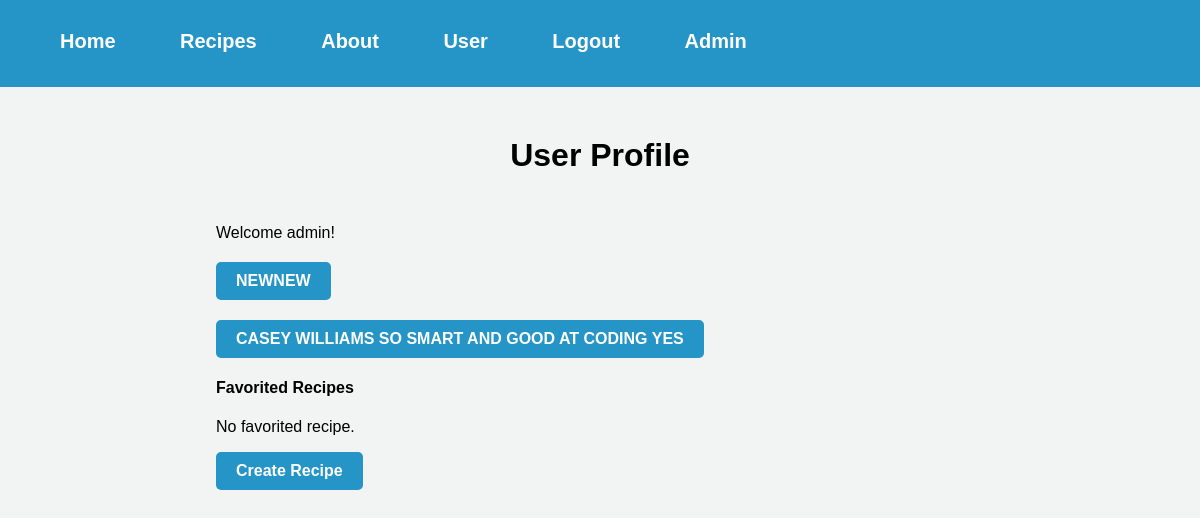
Page /user (signed in) on the earlier database version.
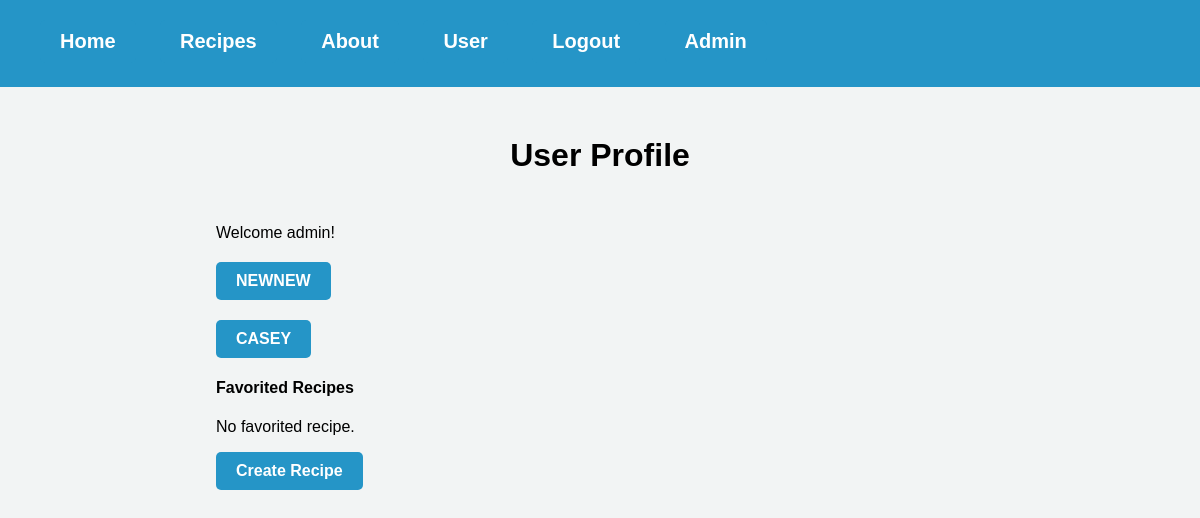
Same page on the later database version.
### website/models.py (models this page shows)
class Recipe(db.Model):
    id = db.Column(db.Integer, primary_key=True)
    user_id = db.Column(db.Integer, db.ForeignKey('user.id'), nullable=False)
    title = db.Column(db.String(128), nullable=False)
    description = db.Column(db.String(512), nullable=False)
    servings = db.Column(db.Integer, nullable=False)
    prep_time = db.Column(db.Integer, nullable=False)
    cook_time = db.Column(db.Integer, nullable=False)
    ingredients = db.relationship('Ingredient', backref='recipe', lazy=True, cascade='all, delete')
    instructions = db.relationship('Instruction', backref='recipe', lazy=True, cascade='all, delete')
    tags = db.relationship('Tags', backref='recipe', lazy=True, cascade='all, delete')
    comments = db.relationship('Comments', backref='recipe', lazy=True, cascade='all, delete-orphan')
    likes = db.Column(db.Integer, default=0)

### website/views.py (the view)
@views.route('/user', methods=['GET', 'POST'])
@login_required
def user():
    user = current_user
    user_recipes = Recipe.query.filter_by(user_id=user.id).all()
    return render_template("user.html", user=user, user_recipes=user_recipes)

### website/__init__.py (called while the page is built)
def create_app():
    app = Flask(__name__)
    app.config['SECRET_KEY'] = 'hjshjhdjah kjshkjdhjs'
    app.config['SQLALCHEMY_DATABASE_URI'] = f'sqlite:///{DB_NAME}'
    db.init_app(app)
    from .views import views
    from .auth import auth
    app.register_blueprint(views, url_prefix='/')
    app.register_blueprint(auth, url_prefix='/')
    from .models import User
    with app.app_context():
        db.create_all()
    login_manager = LoginManager()
    login_manager.login_view = 'auth.login'
    login_manager.init_app(app)
    @login_manager.user_loader
    def load_user(id):
        return User.query.get(int(id))
    return app

### website/templates/user.html (shortened to what this page needs)
{% extends "base.html" %}
{% block content%}
<link rel="stylesheet" type="text/css" href="{{ url_for('static', filename='user.css') }}">
<h1 align="center">User Profile</h1>
<div class="container mt-4">
    <div class="row">
        <div class="col-md-8">
            <p>Welcome {{ user.first_name }}!</p>
            {% for recipe in user_recipes %}
            <h2><a href="{{ url_for('views.recipe', recipe_id=recipe.id) }}">{{ recipe.title }}</a></h2>
            {% endfor %}
            <h4>Favorited Recipes</h4>
            {% if user.favorites %}
            <ul>
                {% for recipe in user.favorites %}
                <li><a href="{{ url_for('views.recipe', recipe_id=recipe.id) }}">{{ recipe.title }}</a></li>
                {% endfor %}
            </ul>
            {% else %}
            <p>No favorited recipe.</p>
            {% endif %}
        </div>
        <div class="col-md-4">
            <a href="/createRecipe">Create Recipe</a>
        </div>
    </div>
</div>
{% endblock %}

Differences in the rows shown:
changed Recipe: title "CASEY WILLIAMS SO SMART AND GOOD AT CODING YES" → "CASEY"
